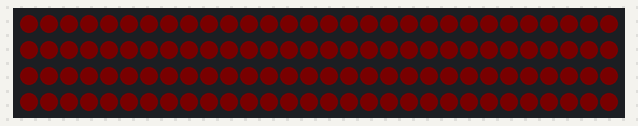
Recording of a sketch running on a simulated Arduino Uno, built with avr-gcc and run on an emulated ATmega328P. Shown: 120 RGB LEDs in strip order, left to right, continuing on the next row. Dim RGB values are drawn brighter than linear.

Above: at 0.37 s.
At 16.1 s:
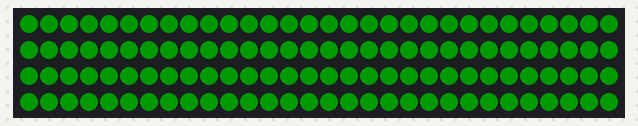
At 39.95 s:
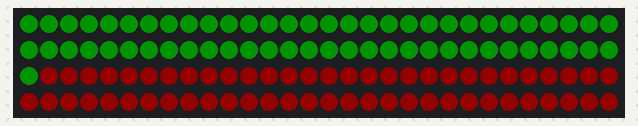

The sketch:

sketch_nov26a.ino
```cpp
#include <Adafruit_NeoPixel.h>

#define PIN 21  // the digital pin the data line is connected to

// Modifed NeoPixel sample for the holiday craft project

// Parameter 1 = number of pixels in strip
// Parameter 2 = pin number (most are valid)
// Parameter 3 = pixel type flags, add together as needed:
//   NEO_KHZ800  800 KHz bitstream (most NeoPixel products w/WS2812 LEDs)
//   NEO_KHZ400  400 KHz (classic 'v1' (not v2) FLORA pixels, WS2811 drivers)
//   NEO_GRB     Pixels are wired for GRB bitstream (most NeoPixel products)
//   NEO_RGB     Pixels are wired for RGB bitstream (v1 FLORA pixels, not v2)
Adafruit_NeoPixel strip = Adafruit_NeoPixel(120, PIN, NEO_GRB + NEO_KHZ800);

#define low_red strip.Color(3, 0, 0)
#define low_green strip.Color(0, 3, 0)
#define med_red strip.Color(20, 0, 0)
#define med_green strip.Color(0, 20, 0)
#define hi_red strip.Color(40, 0, 0)
#define hi_green strip.Color(0, 40, 0)

void setup() {
  strip.begin();
  strip.show(); // Initialize all pixels to 'off'
}

void loop() {
  uint16_t i, j;
  int num_steps = 100;

  fade_up(100, 30, 30, 0, 0);
  fade_up(100, 30, 0, 30, 0);
  fade_up(100, 30, 30, 0, 0);
  fade_up(100, 30, 0, 30, 0);

  colorWipe(med_red, 50); // Red
  colorWipe(med_green, 50); // Green
  colorWipe(med_red, 50); // Red
  colorWipe(med_green, 50); // Green

  for (j=0; j<2; j++) {
    for(i=0; i<strip.numPixels()+3; i++) {
      if (i<strip.numPixels()) strip.setPixelColor(i, hi_red);
      if ((i-1 >= 0) && (i-1 < strip.numPixels())) strip.setPixelColor(i-1, med_red);
      if ((i-2 >= 0) && (i-2 < strip.numPixels())) strip.setPixelColor(i-2, low_red);
      if ((i-3 >= 0) && (i-3 < strip.numPixels())) strip.setPixelColor(i-3, med_green);
      strip.show();
      delay(50);
    }
  }

} // loop


// fade_up - fade up to the given color
void fade_up(int num_steps, int wait, int R, int G, int B) {
   uint16_t i, j;

   for (i=0; i<num_steps; i++) {
      for(j=0; j<strip.numPixels(); j++) {
         strip.setPixelColor(j, strip.Color(R * i / num_steps, G * i / num_steps, B * i / num_steps));
      }
   strip.show();
   delay(wait);
   }
} // fade_up


// Fill the dots one after the other with a color
void colorWipe(uint32_t c, uint8_t wait) {
  for(uint16_t i=0; i<strip.numPixels(); i++) {
      strip.setPixelColor(i, c);
      strip.show();
      delay(wait);
  }
}
```
